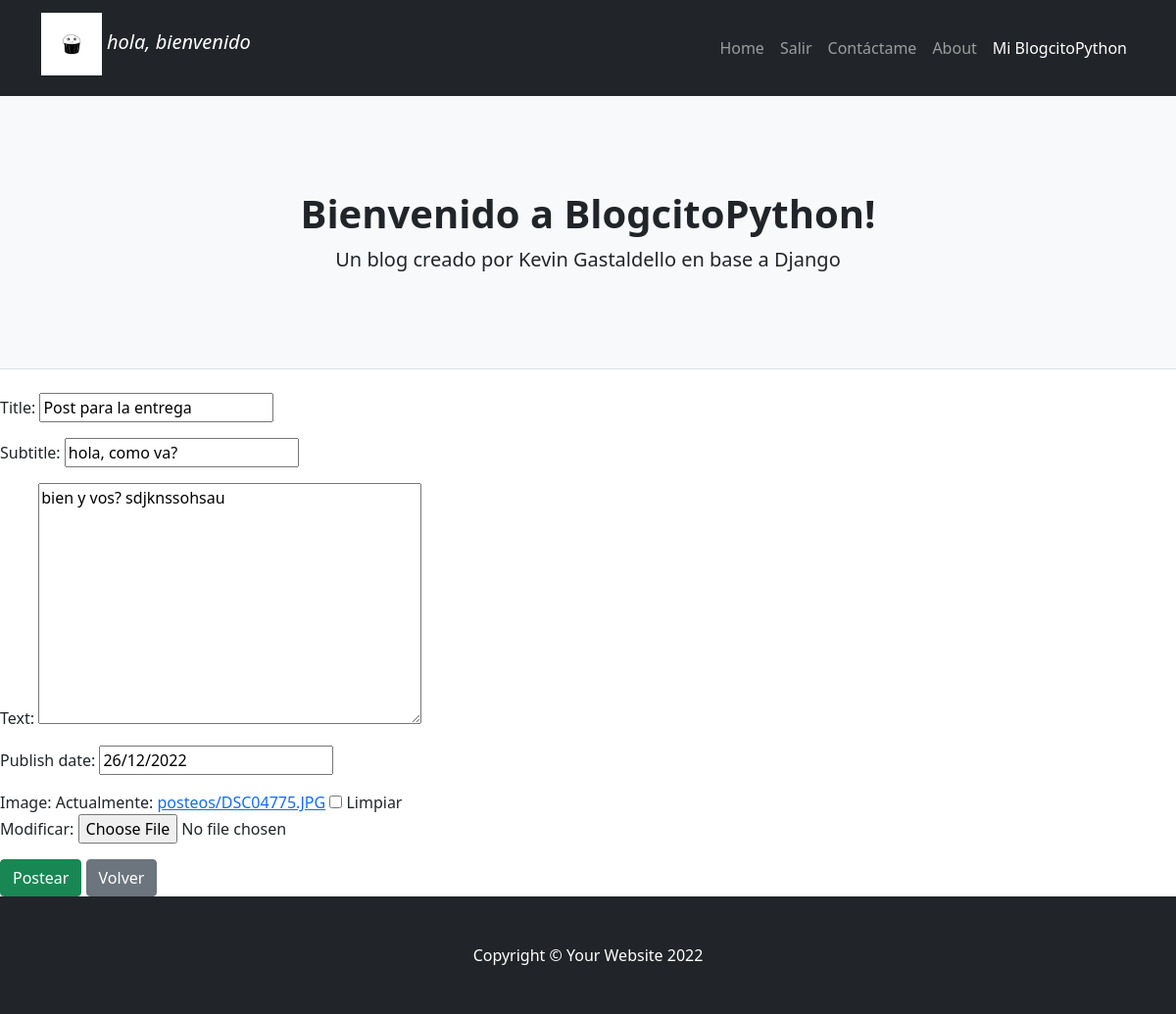
The app's page /blogcitopython/1/actualizar/ (signed in) with its own data.
### BlogcitoPython/models.py (models this page shows)
class Avatar(models.Model):
    user = models.OneToOneField(to=User, on_delete=models.CASCADE, related_name='avatar')
    image = models.ImageField(upload_to='avatares', null=True, blank=True)

class Post(models.Model):
    title = models.CharField(max_length=100)
    subtitle = models.CharField(max_length=100)
    text = models.TextField(max_length=3000)
    publish_date = models.DateField()
    image = models.ImageField(upload_to='posteos', null=True, blank=True)

### BlogcitoPython/views.py (the view)
# urls.py: path('blogcitopython/<int:pk>/actualizar/', UpdatePost.as_view(), name='blogcitopython_actualizar'),
class UpdatePost(LoginRequiredMixin, UpdateView):
    model = Post
    success_url = reverse_lazy('blogcitopython_listar')
    fields = '__all__'

### BlogcitoPython/templates/BlogcitoPython/post_form.html (shortened to what this page needs)
{% extends 'BlogcitoPython/base.html' %}
{% block contenido %}
<form enctype="multipart/form-data" method="POST">
    {{form.as_p}}
    <input type="submit" value="Postear" class="btn btn-success"> <a class="btn btn-secondary" href="{% url 'blogcitopython_listar' %}"> Volver </a>
</form>
{% endblock %}

### BlogcitoPython/templates/BlogcitoPython/base.html (shortened to what this page needs)
<!DOCTYPE html>
<html lang="en">
    <head>
        {% load static %}
        <link href="{% static 'BlogcitoPython/css/styles.css' %}" rel="stylesheet" />
    </head>
    <body>
        <nav class="navbar navbar-expand-lg navbar-dark bg-dark">
            <div class="container">
                {% if user.is_authenticated %}
                    <h1 class="navbar-brand" style="font-style: italic">
                        <img src="{{ user.avatar.image.url }}" height="64">
                        hola, bienvenido {{user.first_name}}
                    </h1>
                {% endif %}
                <div class="collapse navbar-collapse" id="navbarSupportedContent">
                    <ul class="navbar-nav ms-auto mb-2 mb-lg-0">
                        <li class="nav-item"><a class="nav-link" href="{% url 'blogcitopython_index' %}">Home</a></li>
                        {% if user.is_authenticated %}
                            <li class="nav-item"><a class="nav-link" href="{% url 'blogcitopython_logout' %}">Salir</a></li>
                        {% else %}
                            <li class="nav-item"><a class="nav-link" href="{% url 'blogcitopython_login' %}">Ingresar!</a></li>
                            <li class="nav-item"><a class="nav-link" href="{% url 'blogcitopython_signup' %}">Registrarse</a></li>
                        {% endif %}
                        <li class="nav-item"><a class="nav-link" href="{% url 'blogcitopython_crear_mensajes' %}">Contáctame</a></li>
                        <li class="nav-item"><a class="nav-link" href="{% url 'blogcitopython_about' %}">About</a></li>
                        <li class="nav-item"><a class="nav-link active" aria-current="page" href="{% url 'blogcitopython_listar' %}">Mi BlogcitoPython</a></li>
                    </ul>
                </div>
            </div>
        </nav>
        <header class="py-5 bg-light border-bottom mb-4">
            <div class="container">
                <div class="text-center my-5">
                    <h1 class="fw-bolder">Bienvenido a BlogcitoPython!</h1>
                    <p class="lead mb-0">Un blog creado por Kevin Gastaldello en base a Django</p>
                </div>
            </div>
        </header>
        {% block contenido %} {% endblock %}
        <footer class="py-5 bg-dark">
            <div class="container"><p class="m-0 text-center text-white">Copyright &copy; Your Website 2022</p></div>
        </footer>
    </body>
</html>

### records on screen
Post: title "Post para la entrega", subtitle "hola, como va?", text "bien y vos? sdjknssohsau", publish_date "26/12/2022"
